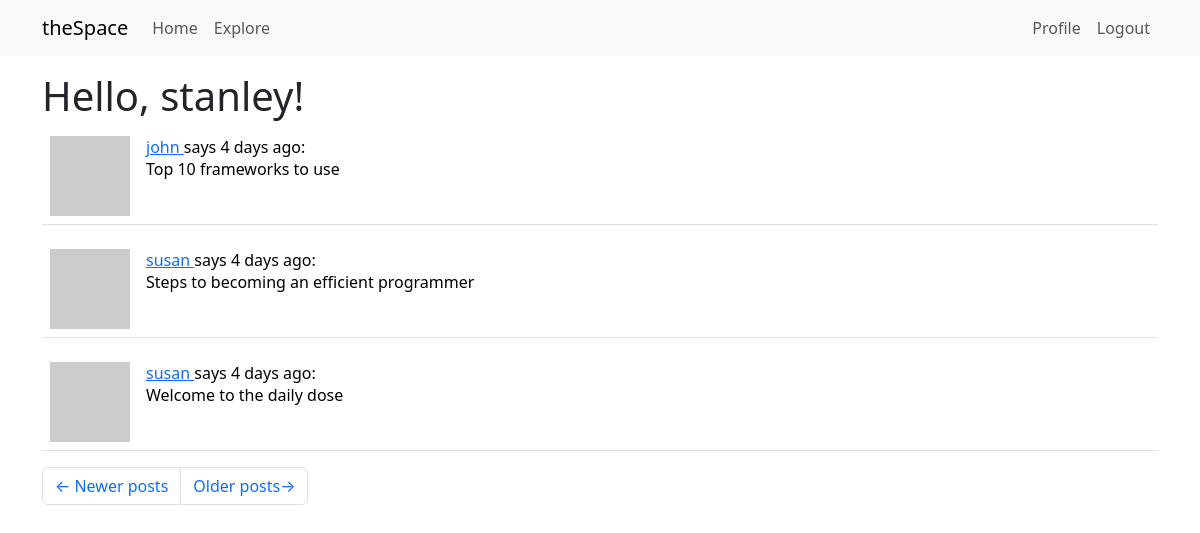
/explore?page=3 (signed in), run on the app's committed database.
### app/models.py (models this page shows, shortened)
class User(UserMixin, db.Model):
    id: so.Mapped[int] = so.mapped_column(primary_key=True)
    username: so.Mapped[str] = so.mapped_column(sa.String(64), index=True, unique=True)
    email: so.Mapped[str] = so.mapped_column(sa.String(128), index=True, unique=True)
    password_hash: so.Mapped[Optional[str]] = so.mapped_column(sa.String(256))
    about_me: so.Mapped[Optional[str]] = so.mapped_column(sa.String(140))
    last_seen: so.Mapped[Optional[datetime]] = so.mapped_column(
            default=lambda: datetime.now(timezone.utc))
    posts: so.WriteOnlyMapped['Post'] = so.relationship(back_populates='author')
    following: so.WriteOnlyMapped['User'] = so.relationship(
            secondary=followers, primaryjoin=(followers.c.follower_id == id),
            secondaryjoin=(followers.c.followed_id == id),
            back_populates='followers')
    followers: so.WriteOnlyMapped['User'] = so.relationship(
            secondary=followers, primaryjoin=(followers.c.followed_id == id),
            secondaryjoin=(followers.c.follower_id == id),
            back_populates='following')
    def avatar(self, size):
        digest = md5(self.email.lower().encode('utf-8')).hexdigest()
        return f'https://www.gravatar.com/avatar/{digest}?d=identicon&s={size}'

class Post(db.Model):
    id: so.Mapped[int] = so.mapped_column(primary_key=True)
    body: so.Mapped[str] = so.mapped_column(sa.String(140))
    timestamp: so.Mapped[datetime] = so.mapped_column(
            index=True, default=lambda: datetime.now(timezone.utc))
    user_id: so.Mapped[int] = so.mapped_column(sa.ForeignKey(User.id),
                                                index=True)
    author: so.Mapped['User'] = so.relationship(back_populates='posts')

### app/routes.py (the view)
@app.route('/explore')
@login_required
def explore():
    page = request.args.get('page', 1, type=int)
    query = sa.select(Post).order_by(Post.timestamp.desc())
    posts = db.paginate(query, page=page, per_page=app.config['POSTS_PER_PAGE'],
                        error_out=False)
    next_url = url_for('explore', page=posts.next_num) \
            if posts.has_next else None
    prev_url = url_for('explore', page=posts.prev_num) \
            if posts.has_prev else None
    return render_template('index.html', title='Explore', posts=posts.items,
                            next_url=next_url, prev_url=prev_url)

### app/models.py (called while the page is built)
@login.user_loader
def load_user(id):
    return db.session.get(User, int(id))

### app/routes.py (called while the page is built)
@app.before_request
def before_request():
    if current_user.is_authenticated:
        current_user.last_seen = datetime.now(timezone.utc)
        db.session.commit()

### app/templates/index.html (shortened to what this page needs)
{% extends "base.html" %}
{% import "bootstrap_wtf.html" as wtf %}
{% block content %}
    <h1>Hello, {{ current_user.username }}!</h1>
    {% for post in posts %}
        {% include "_post.html" %}
    {% endfor %}
    <nav aria-label="Post navigation">
	<ul class="pagination">
	    <li class="page-item{% if not prev_url %} disabled{% endif %}">
		<a class="page-link" href="{{ prev_url }}">
		    <span aria-hidden="true">&larr;</span> Newer posts
		</a>
	    </li>
	    <li class="page-item{% if not next_url %} disabled{% endif %}">
		<a class="page-link" href="{{ next_url }}">
		    Older posts<span aria-hidden="true">&rarr;</span>
		</a>
	    </li>
	</ul>
    </nav>
{% endblock %}

### app/templates/_post.html
<table class="table table-hover">
    <tr>
	<td width="70px">
	    <a href="{{ url_for('user', username=current_user.username) }}">
	    <img src="{{ post.author.avatar(70) }}">
	</td>
	<td>
	    <a href="{{ url_for('user', username=post.author.username) }}">
		    {{ post.author.username }}
	    </a>
	    says {{ moment(post.timestamp).fromNow() }}:
	    <br>
	    {{ post.body }}
	</td>
    </tr>
</table>

### data on the page
User: username "stanley"
Post: author.username "john", timestamp "4 days ago", body "Top 10 frameworks to use"
Post: author.username "susan", timestamp "4 days ago", body "Steps to becoming an efficient programmer"
Post: author.username "susan", timestamp "4 days ago", body "Welcome to the daily dose"
